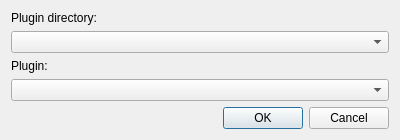
<?xml version="1.0" encoding="UTF-8"?>
<ui version="4.0">
 <class>PluginUninstallDialog</class>
 <widget class="QWidget" name="PluginUninstallDialog">
  <property name="geometry">
   <rect>
    <x>0</x>
    <y>0</y>
    <width>400</width>
    <height>131</height>
   </rect>
  </property>
  <property name="windowTitle">
   <string>Plugin Uninstallation</string>
  </property>
  <layout class="QVBoxLayout">
   <item>
    <widget class="QLabel" name="label_3">
     <property name="text">
      <string>Plugin directory:</string>
     </property>
    </widget>
   </item>
   <item>
    <widget class="QComboBox" name="pluginDirectoryCombo">
     <property name="toolTip">
      <string>Select the plugin area containing the plugin to uninstall</string>
     </property>
    </widget>
   </item>
   <item>
    <widget class="QLabel" name="label_2">
     <property name="text">
      <string>Plugin:</string>
     </property>
    </widget>
   </item>
   <item>
    <widget class="QComboBox" name="pluginNameCombo">
     <property name="toolTip">
      <string>Select the plugin to uninstall</string>
     </property>
    </widget>
   </item>
   <item>
    <widget class="QDialogButtonBox" name="buttonBox">
     <property name="orientation">
      <enum>Qt::Horizontal</enum>
     </property>
     <property name="standardButtons">
      <set>QDialogButtonBox::Cancel|QDialogButtonBox::Ok</set>
     </property>
    </widget>
   </item>
  </layout>
 </widget>
 <tabstops>
  <tabstop>pluginDirectoryCombo</tabstop>
  <tabstop>pluginNameCombo</tabstop>
  <tabstop>buttonBox</tabstop>
 </tabstops>
 <resources/>
 <connections/>
</ui>
